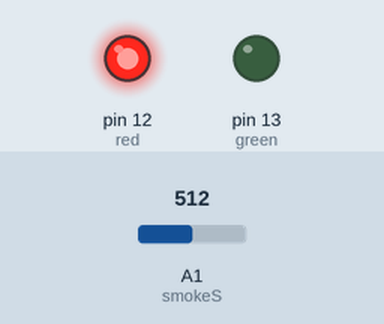
Simulated run of this sketch. Board: Arduino Uno, built with avr-gcc and run on an emulated ATmega328P. On the bench: output pins drawn as LEDs (lit = HIGH). The test bench sets the inputs (shaded band); at power-on: A1 (smokeS) = 512.

Above: at 1.2 s.
1.3 s: A1 (smokeS) set to 490
At 1.8 s:
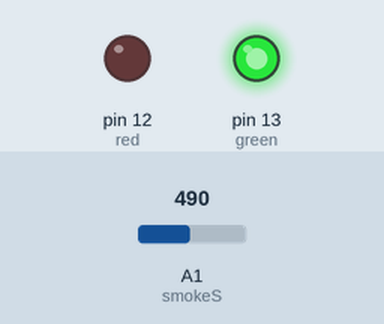
2.8 s: A1 (smokeS) set to 510
At 4.0 s:
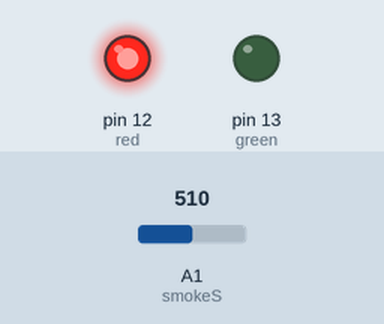
4.3 s: A1 (smokeS) set to 306
At 5.4 s:
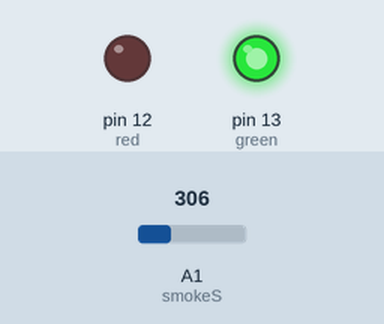
Timing chart, 0 to 7.3 s (numbered marks = the images above; inputs shaded):
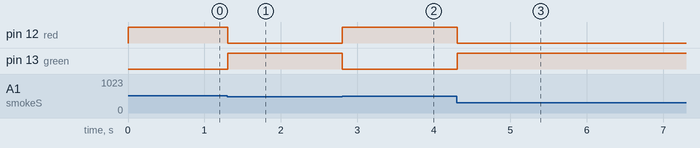

The sketch:

main.ino
```cpp
int smokeS = A1;
int data = 0;
int green = 13;
int red = 12;

void setup() {
  Serial.begin(9600);
  pinMode(smokeS, INPUT);
  pinMode(green, OUTPUT);
  pinMode(red, OUTPUT);
}

void loop() {
  int data = analogRead(smokeS);
  if(data < 500) {
    digitalWrite(red, LOW);
    digitalWrite(green, HIGH);
  } else {
    digitalWrite(green, LOW);
    digitalWrite(red, HIGH);
  }
  delay(100);
}
```

Measured:
- the behaviour switches between 500 and 499 on A1 (smokeS) (found by bisection; images 0 and 1)
- after the input at 1.3 s, pin 12 (red): HIGH → LOW at once; pin 13 (green): LOW → HIGH at once
- after the input at 2.8 s, pin 12 (red): LOW → HIGH at once; pin 13 (green): HIGH → LOW at once
- after the input at 4.3 s, pin 12 (red): HIGH → LOW at once; pin 13 (green): LOW → HIGH at once
